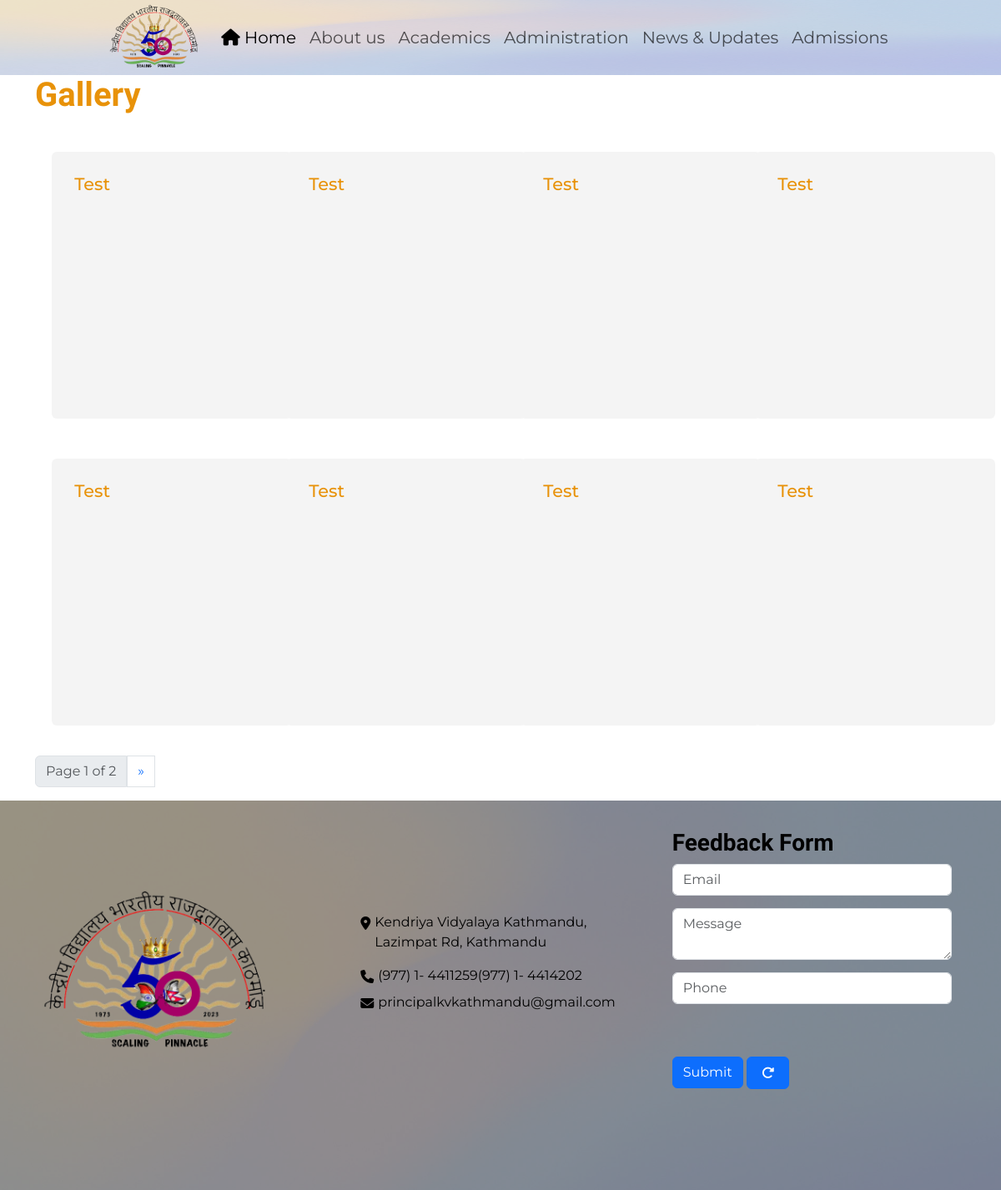
/Gallery, run on the app's committed database.
### main_app/models.py (models this page shows, shortened)
class News_and_Events(models.Model):
    id=models.IntegerField(primary_key=True,auto_created=True,blank=False,null=False)
    title=models.TextField(blank=False)
    description=models.TextField(blank=False)
    class Meta:
        verbose_name = "Add Event Item"
        verbose_name_plural = "Add Event Item"

### main_app/views.py (the view)
# urls.py: path("Gallery",views.gallery,name="gallery"),
def gallery(request):
    gallery = News_and_Events.objects.all()[::-1][:24]
    paginator=Paginator(gallery,8)
    page=request.GET.get("page")
    gallery=paginator.get_page(page)
    return render(request,"website/gallery.html",{
        'gallery':gallery})

### main_app/templates/website/gallery.html (shortened to what this page needs)
{% extends 'website/layout.html' %}
{% block body %}
<h1>Gallery</h1>
    <div class="gallery row row-cols-1 row-cols-md-2 row-cols-lg-4 g-2 py-3">
        {% for gallery in gallery %}
            {% with image=gallery.images.all %}
            <div class="col">
                <div class="card" style="width: 18rem; height: 20rem;"  data-bs-toggle="modal" data-bs-target="#Modal_{{forloop.counter}}">
                    <div class="card-body">
                        <h5 class="card-title">{{gallery.title}}</h5>
                    </div>
                </div>
            </div>
            {% endwith %}
        {% endfor %}
    </div>
    <nav aria-label="Page navigation page-nav">
        <ul class="pagination -lg">
        <li class="page-item disabled">
            <a class="page-link" href="#" aria-label="Previous">
                <span aria-hidden="true">Page {{gallery.number}}  of {{gallery.paginator.num_pages}}</span>
            </a>
        </li>
        {% if gallery.has_next %}
                <a class="page-link" href="?page={{gallery.next_page_number}}" aria-label="Previous">
                    <span aria-hidden="true">&raquo;</span>
                </a>
        {% endif %}
        </ul>
    </nav>
{% endblock %}

### main_app/static/website/styles.css (style rules this page uses)
* { padding: 0px; margin: 0px; }
html, body { height: 100%; }
body { font-size: 16px; background-color: #fff; display: flex; flex-direction: column; font-family: "Montserrat", sans-serif; }
h1, h2, h3 { color: #e89209; font-family: "Philosopher", serif; font-weight: bold; }
.gallery { position: relative; display: flexbox; }
.card { margin: 1.25rem; background-color: #f4f4f4; border: none; }
.card-title { color: #e89209; text-transform: capitalize; margin: 0.5rem; font-size: 1.3em; }
.card-body { margin: 0.2rem; }

### data on the page
News_and_Events: title "Test"
News_and_Events: title "Test"
News_and_Events: title "Test"
News_and_Events: title "Test"
News_and_Events: title "Test"
News_and_Events: title "Test"
News_and_Events: title "Test"
News_and_Events: title "Test"

### other printed values
{{ gallery.number }} "1"
{{ gallery.paginator.num_pages }} "2"
